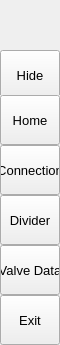
        <widget class="QFrame" name="leftMenuBg">
         <property name="minimumSize">
          <size>
           <width>60</width>
           <height>0</height>
          </size>
         </property>
         <property name="maximumSize">
          <size>
           <width>60</width>
           <height>16777215</height>
          </size>
         </property>
         <property name="frameShape">
          <enum>QFrame::NoFrame</enum>
         </property>
         <property name="frameShadow">
          <enum>QFrame::Raised</enum>
         </property>
         <layout class="QVBoxLayout" name="verticalLayout_3">
          <property name="spacing">
           <number>0</number>
          </property>
          <property name="leftMargin">
           <number>0</number>
          </property>
          <property name="topMargin">
           <number>0</number>
          </property>
          <property name="rightMargin">
           <number>0</number>
          </property>
          <property name="bottomMargin">
           <number>0</number>
          </property>
          <item>
           <widget class="QFrame" name="topLogoInfo">
            <property name="minimumSize">
             <size>
              <width>0</width>
              <height>50</height>
             </size>
            </property>
            <property name="maximumSize">
             <size>
              <width>16777215</width>
              <height>50</height>
             </size>
            </property>
            <property name="frameShape">
             <enum>QFrame::NoFrame</enum>
            </property>
            <property name="frameShadow">
             <enum>QFrame::Raised</enum>
            </property>
            <widget class="QFrame" name="topLogo">
             <property name="geometry">
              <rect>
               <x>10</x>
               <y>5</y>
               <width>42</width>
               <height>42</height>
              </rect>
             </property>
             <property name="minimumSize">
              <size>
               <width>42</width>
               <height>42</height>
              </size>
             </property>
             <property name="maximumSize">
              <size>
               <width>42</width>
               <height>42</height>
              </size>
             </property>
             <property name="frameShape">
              <enum>QFrame::NoFrame</enum>
             </property>
             <property name="frameShadow">
              <enum>QFrame::Raised</enum>
             </property>
            </widget>
            <widget class="QLabel" name="titleLeftApp">
             <property name="geometry">
              <rect>
               <x>70</x>
               <y>8</y>
               <width>160</width>
               <height>20</height>
              </rect>
             </property>
             <property name="font">
              <font>
               <family>Segoe UI Semibold</family>
               <pointsize>12</pointsize>
               <italic>false</italic>
               <bold>false</bold>
              </font>
             </property>
             <property name="text">
              <string>MiaowSim</string>
             </property>
             <property name="alignment">
              <set>Qt::AlignLeading|Qt::AlignLeft|Qt::AlignTop</set>
             </property>
            </widget>
            <widget class="QLabel" name="titleLeftDescription">
             <property name="geometry">
              <rect>
               <x>70</x>
               <y>27</y>
               <width>160</width>
               <height>16</height>
              </rect>
             </property>
             <property name="maximumSize">
              <size>
               <width>16777215</width>
               <height>16</height>
              </size>
             </property>
             <property name="font">
              <font>
               <family>Segoe UI</family>
               <pointsize>8</pointsize>
               <italic>false</italic>
               <bold>false</bold>
              </font>
             </property>
             <property name="text">
              <string>A lower machine server</string>
             </property>
             <property name="alignment">
              <set>Qt::AlignLeading|Qt::AlignLeft|Qt::AlignTop</set>
             </property>
            </widget>
           </widget>
          </item>
          <item>
           <widget class="QFrame" name="leftMenuFrame">
            <property name="frameShape">
             <enum>QFrame::NoFrame</enum>
            </property>
            <property name="frameShadow">
             <enum>QFrame::Raised</enum>
            </property>
            <layout class="QVBoxLayout" name="verticalMenuLayout">
             <property name="spacing">
              <number>0</number>
             </property>
             <property name="leftMargin">
              <number>0</number>
             </property>
             <property name="topMargin">
              <number>0</number>
             </property>
             <property name="rightMargin">
              <number>0</number>
             </property>
             <property name="bottomMargin">
              <number>0</number>
             </property>
             <item>
              <widget class="QFrame" name="toggleBox">
               <property name="maximumSize">
                <size>
                 <width>16777215</width>
                 <height>45</height>
                </size>
               </property>
               <property name="frameShape">
                <enum>QFrame::NoFrame</enum>
               </property>
               <property name="frameShadow">
                <enum>QFrame::Raised</enum>
               </property>
               <layout class="QVBoxLayout" name="verticalLayout_4">
                <property name="spacing">
                 <number>0</number>
                </property>
                <property name="leftMargin">
                 <number>0</number>
                </property>
                <property name="topMargin">
                 <number>0</number>
                </property>
                <property name="rightMargin">
                 <number>0</number>
                </property>
                <property name="bottomMargin">
                 <number>0</number>
                </property>
                <item>
                 <widget class="QPushButton" name="toggleButton">
                  <property name="sizePolicy">
                   <sizepolicy hsizetype="Expanding" vsizetype="Fixed">
                    <horstretch>0</horstretch>
                    <verstretch>0</verstretch>
                   </sizepolicy>
                  </property>
                  <property name="minimumSize">
                   <size>
                    <width>0</width>
                    <height>50</height>
                   </size>
                  </property>
                  <property name="font">
                   <font>
                    <family>Segoe UI</family>
                    <pointsize>10</pointsize>
                    <italic>false</italic>
                    <bold>false</bold>
                   </font>
                  </property>
                  <property name="cursor">
                   <cursorShape>PointingHandCursor</cursorShape>
                  </property>
                  <property name="layoutDirection">
                   <enum>Qt::LeftToRight</enum>
                  </property>
                  <property name="styleSheet">
                   <string notr="true">background-image: url(:/icons/images/icons/menu.png);</string>
                  </property>
                  <property name="text">
                   <string>Hide</string>
                  </property>
                 </widget>
                </item>
               </layout>
              </widget>
             </item>
             <item alignment="Qt::AlignTop">
              <widget class="QFrame" name="topMenu">
               <property name="frameShape">
                <enum>QFrame::NoFrame</enum>
               </property>
               <property name="frameShadow">
                <enum>QFrame::Raised</enum>
               </property>
               <layout class="QVBoxLayout" name="verticalLayout_8">
                <property name="spacing">
                 <number>0</number>
                </property>
                <property name="leftMargin">
                 <number>0</number>
                </property>
                <property name="topMargin">
                 <number>0</number>
                </property>
                <property name="rightMargin">
                 <number>0</number>
                </property>
                <property name="bottomMargin">
                 <number>0</number>
                </property>
                <item>
                 <widget class="QPushButton" name="btn_home">
                  <property name="sizePolicy">
                   <sizepolicy hsizetype="Expanding" vsizetype="Fixed">
                    <horstretch>0</horstretch>
                    <verstretch>0</verstretch>
                   </sizepolicy>
                  </property>
                  <property name="minimumSize">
                   <size>
                    <width>0</width>
                    <height>50</height>
                   </size>
                  </property>
                  <property name="font">
                   <font>
                    <family>Segoe UI</family>
                    <pointsize>10</pointsize>
                    <italic>false</italic>
                    <bold>false</bold>
                   </font>
                  </property>
                  <property name="cursor">
                   <cursorShape>PointingHandCursor</cursorShape>
                  </property>
                  <property name="layoutDirection">
                   <enum>Qt::LeftToRight</enum>
                  </property>
                  <property name="styleSheet">
                   <string notr="true">background-image: url(:/icons/images/icons/home.png);</string>
                  </property>
                  <property name="text">
                   <string>Home</string>
                  </property>
                 </widget>
                </item>
                <item>
                 <widget class="QPushButton" name="btn_connection">
                  <property name="enabled">
                   <bool>true</bool>
                  </property>
                  <property name="sizePolicy">
                   <sizepolicy hsizetype="Expanding" vsizetype="Fixed">
                    <horstretch>0</horstretch>
                    <verstretch>0</verstretch>
                   </sizepolicy>
                  </property>
                  <property name="minimumSize">
                   <size>
                    <width>0</width>
                    <height>50</height>
                   </size>
                  </property>
                  <property name="font">
                   <font>
                    <family>Segoe UI</family>
                    <pointsize>10</pointsize>
                    <italic>false</italic>
                    <bold>false</bold>
                   </font>
                  </property>
                  <property name="cursor">
                   <cursorShape>PointingHandCursor</cursorShape>
                  </property>
                  <property name="layoutDirection">
                   <enum>Qt::LeftToRight</enum>
                  </property>
                  <property name="styleSheet">
                   <string notr="true">background-image: url(:/icons/images/icons/sliders.png);</string>
                  </property>
                  <property name="text">
                   <string>Connection</string>
                  </property>
                 </widget>
                </item>
                <item>
                 <widget class="QPushButton" name="btn_divider">
                  <property name="sizePolicy">
                   <sizepolicy hsizetype="Expanding" vsizetype="Fixed">
                    <horstretch>0</horstretch>
                    <verstretch>0</verstretch>
                   </sizepolicy>
                  </property>
                  <property name="minimumSize">
                   <size>
                    <width>0</width>
                    <height>50</height>
                   </size>
                  </property>
                  <property name="font">
                   <font>
                    <family>Segoe UI</family>
                    <pointsize>10</pointsize>
                    <italic>false</italic>
                    <bold>false</bold>
                   </font>
                  </property>
                  <property name="cursor">
                   <cursorShape>PointingHandCursor</cursorShape>
                  </property>
                  <property name="layoutDirection">
                   <enum>Qt::LeftToRight</enum>
                  </property>
                  <property name="styleSheet">
                   <string notr="true">background-image: url(:/icons/images/icons/aperture.png);</string>
                  </property>
                  <property name="text">
                   <string>Divider</string>
                  </property>
                 </widget>
                </item>
                <item>
                 <widget class="QPushButton" name="btn_valvedata">
                  <property name="enabled">
                   <bool>true</bool>
                  </property>
                  <property name="sizePolicy">
                   <sizepolicy hsizetype="Expanding" vsizetype="Fixed">
                    <horstretch>0</horstretch>
                    <verstretch>0</verstretch>
                   </sizepolicy>
                  </property>
                  <property name="minimumSize">
                   <size>
                    <width>0</width>
                    <height>50</height>
                   </size>
                  </property>
                  <property name="font">
                   <font>
                    <family>Segoe UI</family>
                    <pointsize>10</pointsize>
                    <italic>false</italic>
                    <bold>false</bold>
                   </font>
                  </property>
                  <property name="cursor">
                   <cursorShape>PointingHandCursor</cursorShape>
                  </property>
                  <property name="layoutDirection">
                   <enum>Qt::LeftToRight</enum>
                  </property>
                  <property name="styleSheet">
                   <string notr="true">background-image: url(:/icons/images/icons/image.png);</string>
                  </property>
                  <property name="text">
                   <string>Valve Data</string>
                  </property>
                 </widget>
                </item>
               </layout>
              </widget>
             </item>
             <item alignment="Qt::AlignBottom">
              <widget class="QFrame" name="bottomMenu">
               <property name="frameShape">
                <enum>QFrame::NoFrame</enum>
               </property>
               <property name="frameShadow">
                <enum>QFrame::Raised</enum>
               </property>
               <layout class="QVBoxLayout" name="verticalLayout_9">
                <property name="spacing">
                 <number>0</number>
                </property>
                <property name="leftMargin">
                 <number>0</number>
                </property>
                <property name="topMargin">
                 <number>0</number>
                </property>
                <property name="rightMargin">
                 <number>0</number>
                </property>
                <property name="bottomMargin">
                 <number>0</number>
                </property>
                <item>
                 <widget class="QPushButton" name="btn_exit">
                  <property name="sizePolicy">
                   <sizepolicy hsizetype="Expanding" vsizetype="Fixed">
                    <horstretch>0</horstretch>
                    <verstretch>0</verstretch>
                   </sizepolicy>
                  </property>
                  <property name="minimumSize">
                   <size>
                    <width>0</width>
                    <height>50</height>
                   </size>
                  </property>
                  <property name="font">
                   <font>
                    <family>Segoe UI</family>
                    <pointsize>10</pointsize>
                    <italic>false</italic>
                    <bold>false</bold>
                   </font>
                  </property>
                  <property name="cursor">
                   <cursorShape>PointingHandCursor</cursorShape>
                  </property>
                  <property name="layoutDirection">
                   <enum>Qt::LeftToRight</enum>
                  </property>
                  <property name="styleSheet">
                   <string notr="true">background-image: url(:/icons/images/icons/log-out.png);</string>
                  </property>
                  <property name="text">
                   <string>Exit</string>
                  </property>
                 </widget>
                </item>
               </layout>
              </widget>
             </item>
            </layout>
           </widget>
          </item>
         </layout>
        </widget>
